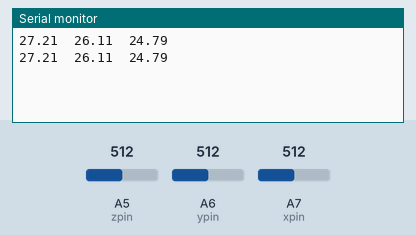
Recording of a sketch running on a simulated Arduino Nano, built with avr-gcc and run on an emulated ATmega328P. Shown: the last lines printed to the serial monitor. The test bench sets the inputs (shaded band); at power-on: A5 (zpin) = 512, A6 (ypin) = 512, A7 (xpin) = 512.

Above: at 1.8 s.
1.9 s: A5 (zpin) set to 716
At 2.5 s:
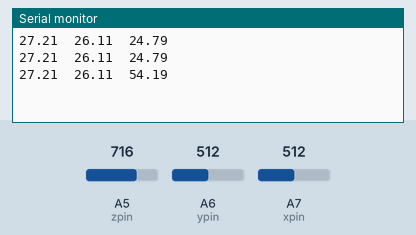
3.4 s: A6 (ypin) set to 716
At 4.7 s:
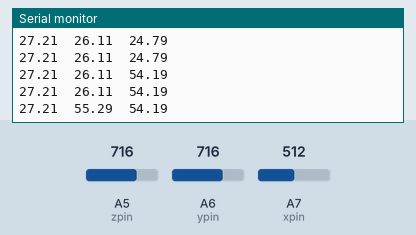
4.9 s: A7 (xpin) set to 716
At 5.8 s:
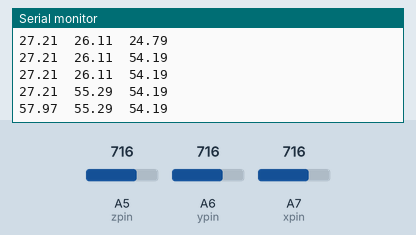
6.4 s: A5 (zpin) set to 900
At 7.7 s:
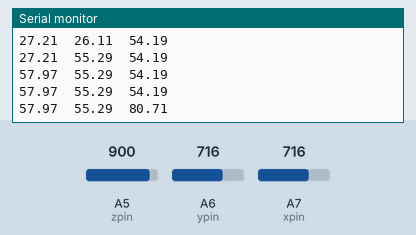
7.9 s: A6 (ypin) set to 900
At 8.8 s:
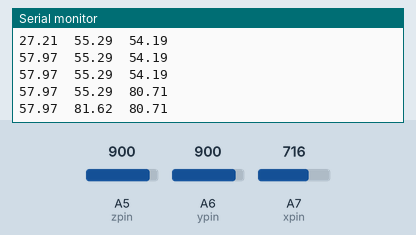
9.4 s: A7 (xpin) set to 900
At 10.9 s:
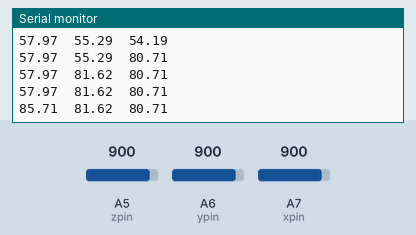
Timing chart, 0 to 11.9 s (numbered marks = the images above; inputs shaded):
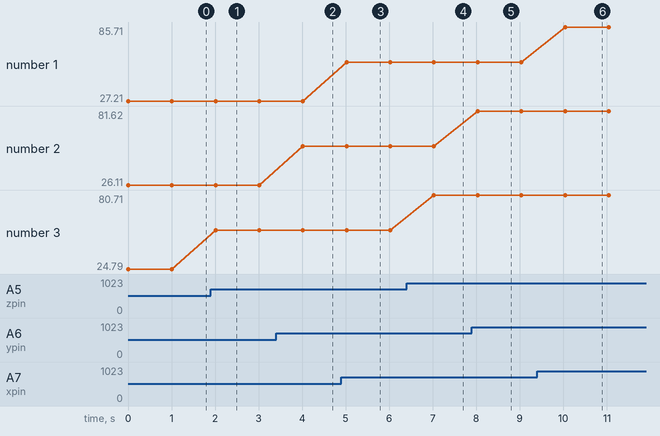

Measured:
- after the input at 1.9 s, the serial monitor: prints a new line after 0.11 s (image 1)
- after the input at 3.4 s, the serial monitor: prints a new line after 0.62 s (image 2)
- after the input at 4.9 s, the serial monitor: prints a new line after 0.12 s (image 3)
- after the input at 6.4 s, the serial monitor: prints a new line after 0.63 s (image 4)
- after the input at 7.9 s, the serial monitor: prints a new line after 0.13 s (image 5)
- after the input at 9.4 s, the serial monitor: prints a new line after 0.64 s (image 6)
- plotted number 1: 27.21 → 57.97 after the input at 4.9 s, 57.97 → 85.71 after the input at 9.4 s
- plotted number 2: 26.11 → 55.29 after the input at 3.4 s, 55.29 → 81.62 after the input at 7.9 s

The sketch:

06.ino
```cpp
const int xpin = A7; // x-axis of the accelerometer
const int ypin = A6; // y-axis
const int zpin = A5; // z-axis

void setup()
{
Serial.begin(115200);
}

void loop()
{
int x = analogRead(xpin); //read from xpin
delay(1); //
int y = analogRead(ypin); //read from ypin
delay(1);
int z = analogRead(zpin); //read from zpin

float zero_G = 512.0; //ADC is 0~1023 the zero g output equal to Vs/2
float scale = 102.3; //ADXL335330 Sensitivity is 330mv/g
//330 * 1024/3.3/1000
Serial.print(((float)x - 331.5)/65*9.8); //print x value on serial monitor
Serial.print("\t");
Serial.print(((float)y - 329.5)/68.5*9.8); //print y value on serial monitor
Serial.print("\t");
Serial.print(((float)z - 340)/68*9.8); //print z value on serial monitor
Serial.print("\n");
delay(1000); //wait for 1 second
}
```
